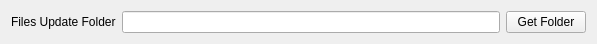
<?xml version="1.0" encoding="UTF-8"?>
<ui version="4.0">
 <class>Form</class>
 <widget class="QWidget" name="Form">
  <property name="geometry">
   <rect>
    <x>0</x>
    <y>0</y>
    <width>597</width>
    <height>43</height>
   </rect>
  </property>
  <property name="windowTitle">
   <string>Form</string>
  </property>
  <layout class="QVBoxLayout" name="verticalLayout">
   <item>
    <layout class="QHBoxLayout" name="horizontalLayout">
     <item>
      <widget class="QLabel" name="label">
       <property name="text">
        <string>Files Update Folder</string>
       </property>
      </widget>
     </item>
     <item>
      <widget class="QLineEdit" name="update_folder_edit_line"/>
     </item>
     <item>
      <widget class="QPushButton" name="get_update_folder_button">
       <property name="text">
        <string>Get Folder</string>
       </property>
      </widget>
     </item>
    </layout>
   </item>
  </layout>
 </widget>
 <resources/>
 <connections/>
</ui>
